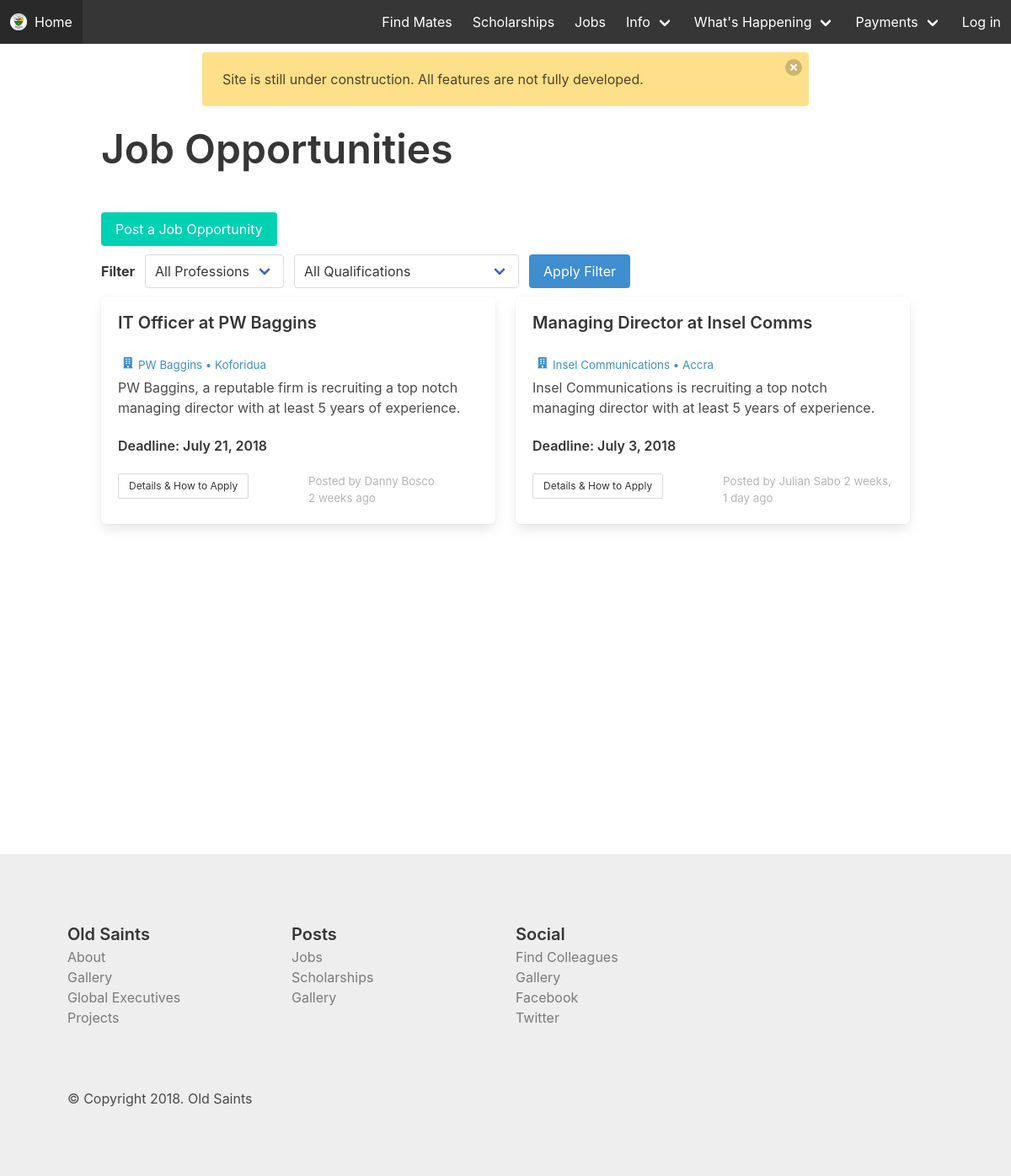
Screenshot of /jobs/ with the database file from the repository.
### web/models.py (models this page shows, shortened)
class Job(models.Model):
    post_title = models.CharField(max_length=70)
    position = models.CharField(max_length=70)
    short_description = models.CharField(max_length=250)
    job_description = models.TextField()
    salary_range = models.CharField(max_length=60)
    location = models.CharField(max_length=70)
    company = models.CharField(max_length=70)
    how_to_apply = models.CharField(max_length=70)
    date_added = models.DateTimeField(auto_now_add=True)
    qualifications = models.CharField(max_length=100)
    deadline = models.DateField()
    posted_by = models.ForeignKey(Alumnum, related_name="jobs", on_delete=models.CASCADE)
    class Meta:
        ordering = ('-date_added', )

class Alumnum(models.Model):
    user = models.OneToOneField(User, related_name="alumnum", on_delete=models.CASCADE)
    mobile = models.CharField(max_length=17)
    telephone = models.CharField(max_length=17, blank=True)
    whatsapp = models.CharField(max_length=17, blank=True)
    facebook = models.CharField(max_length=100, blank=True)
    twitter = models.CharField(max_length=100, blank=True)
    instagram = models.CharField(max_length=100, blank=True)
    address_line_1 = models.CharField(max_length=50)
    address_line_2 = models.CharField(max_length=50)
    year_of_completion = models.IntegerField()
    exam_type = models.CharField(max_length=20) # o/a level, sss, wassce
    house = models.ForeignKey(House, related_name="alumni", on_delete=models.CASCADE)
    chapter = models.ForeignKey(Chapter, related_name="alumni", on_delete=models.CASCADE)
    member_id = models.CharField(max_length=20)
    profession = models.CharField(max_length=100)
    nickname = models.CharField(max_length=70, blank=True)
    reference_1 = models.TextField(blank=True)
    reference_2 = models.TextField(blank=True)
    verified = models.BooleanField(default=False)
    class Meta:
        verbose_name_plural = "Alumni"
    def __str__(self):
        return self.user.get_full_name()

### web/views.py (the view)
# urls.py: url(r'^jobs/$', views.jobs, name="jobs"),
def jobs(request):
    context = {
        "jobs": Job.objects.all()
    }
    return render(request, "web/jobs.html", context)

### web/templates/web/jobs.html (shortened to what this page needs)
{% extends "web/base.html" %} {% block main_title %} Jobs {% endblock main_title %} {% block content %}
<div class="container">
    <div style="margin-top: 10px;">
        <p class="is-1 title" style="margin-bottom: 1em;">
            Job Opportunities
        </p>
        <a href="{% url 'web:create_job_post' %}" class="button is-primary">Post a Job Opportunity</a>
        <form action="" method="POST">
            <div class="level" style="margin-top: 10px;">
                <div class="level-left">
                    <div class="level-item">
                        <strong>Filter</strong>
                    </div>
                    <div class="level-item">
                        <div class="control">
                            <div class="select">
                                <select name="profession" id="">
                                    <option value="all">All Professions</option>
                                </select>
                            </div>
                        </div>
                    </div>
                    <div class="level-item">
                        <div class="control">
                            <div class="select">
                                <select name="profession" id="">
                                    <option value="all">All Qualifications</option>
                                </select>
                            </div>
                        </div>
                    </div>
                    <div class="level-item">
                        <button class="button is-info">Apply Filter</button>
                    </div>
                </div>
            </div>
        </form>
    </div>
    <div class="columns is-multiline is-mobile">
        {% for job in jobs %}
        <div class="column is-one-half">
            <div class="box" style="margin-top: 10px;">
                <h5 class="is-5 title">{{ job.post_title }}</h5>
                <p style="font-size: 10pt; margin-bottom: 5px;" class="has-text-info">
                    <span class="icon">
                        <i class="fas fa-building"></i>
                    </span>{{ job.company }} &bull; {{ job.location }}</p>
                <p>{{ job.short_description }}</p>
                <br>
                <p class="is-6 title">Deadline: {{job.deadline}}</p>
                <div class="columns">
                    <div class="column">
                        <a class="button is-small" href="{% url 'web:job_detail' job.id %}">Details &amp; How to Apply</a>
                    </div>
                    <div class="column">
                        <p class="has-text-grey-light" style="font-size: 10pt;">Posted by {{job.posted_by}} {{job.date_added|timesince}} ago</p>
                    </div>
                </div>
            </div>
        </div>
        {% endfor %}
    </div>
</div>
{% endblock content %}

### rows the page displays
Job: post_title "IT Officer at PW Baggins", company "PW Baggins", location "Koforidua", short_description "PW Baggins, a reputable firm is recruiting a top notch managing director with at least 5 years of experience.", deadline "July 21, 2018", posted_by "Danny Bosco", date_added "2 weeks"
Job: post_title "Managing Director at Insel Comms", company "Insel Communications", location "Accra", short_description "Insel Communications is recruiting a top notch managing director with at least 5 years of experience.", deadline "July 3, 2018", posted_by "Julian Sabo", date_added "2 weeks, 1 day"
